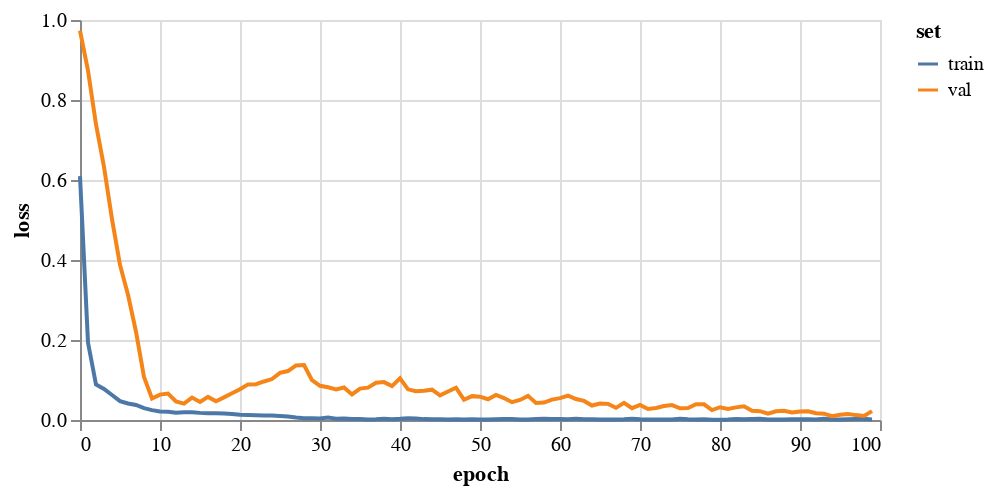

Notebook code for this chart:
### Markdown cell above
## 3. Train a GCN

### Code cell
gcn = FeaStNet()
# history = gcn.trainModel(trainData, valData, 
#                          epochs=100,
#                          saveDir='results/gcn02Tower/')

history = gcn.trainModel(trainData, trainData, 
                         epochs=100,
                         saveDir='results/gcn02TowerTEST/')

plotHistory(history)

### Figure 1 — Vega-Lite specification as saved in the notebook (floating-point values rounded to 4 significant figures)
{"config": {"view": {"continuousWidth": 400, "continuousHeight": 300}}, "data": {"name": "data-34fb581371bea11ad8b3f6b8e8734486"}, "mark": "line", "encoding": {"color": {"type": "nominal", "field": "set"}, "tooltip": [{"type": "quantitative", "field": "epoch"}, {"type": "quantitative", "field": "value"}], "x": {"type": "quantitative", "field": "epoch"}, "y": {"type": "quantitative", "axis": {"title": "loss"}, "field": "value"}}, "height": 200, "transform": [{"fold": ["train", "val"], "as": ["set", "value"]}], "width": 400, "$schema": "https://vega.github.io/schema/vega-lite/v4.8.1.json", "datasets": {"data-34fb581371bea11ad8b3f6b8e8734486": [{"train": 0.6097, "val": 0.9733, "epoch": 0}, {"train": 0.1936, "val": 0.8735, "epoch": 1}, {"train": 0.0887, "val": 0.7388, "epoch": 2}, {"train": 0.07756, "val": 0.6327, "epoch": 3}, {"train": 0.06254, "val": 0.5021, "epoch": 4}, {"train": 0.04723, "val": 0.3877, "epoch": 5}, {"train": 0.04133, "val": 0.3129, "epoch": 6}, {"train": 0.03747, "val": 0.2206, "epoch": 7}, {"train": 0.02953, "val": 0.1073, "epoch": 8}, {"train": 0.02474, "val": 0.05368, "epoch": 9}, {"train": 0.02111, "val": 0.06346, "epoch": 10}, {"train": 0.02058, "val": 0.06607, "epoch": 11}, {"train": 0.01794, "val": 0.04635, "epoch": 12}, {"train": 0.01922, "val": 0.04096, "epoch": 13}, {"train": 0.01924, "val": 0.05616, "epoch": 14}, {"train": 0.01781, "val": 0.04496, "epoch": 15}, {"train": 0.01686, "val": 0.05773, "epoch": 16}, {"train": 0.01712, "val": 0.04676, "epoch": 17}, {"train": 0.01622, "val": 0.05662, "epoch": 18}, {"train": 0.01501, "val": 0.06678, "epoch": 19}, {"train": 0.01294, "val": 0.077, "epoch": 20}, {"train": 0.01222, "val": 0.089, "epoch": 21}, {"train": 0.01192, "val": 0.08948, "epoch": 22}, {"train": 0.01137, "val": 0.09632, "epoch": 23}, {"train": 0.01122, "val": 0.1024, "epoch": 24}, {"train": 0.0102, "val": 0.1177, "epoch": 25}, {"train": 0.008716, "val": 0.1224, "epoch": 26}, {"train": 0.006016, "val": 0.1365, "epoch": 27}, {"train": 0.004416, "val": 0.1374, "epoch": 28}, {"train": 0.004198, "val": 0.09966, "epoch": 29}, {"train": 0.003989, "val": 0.08555, "epoch": 30}, {"train": 0.006415, "val": 0.08192, "epoch": 31}, {"train": 0.003354, "val": 0.07667, "epoch": 32}, {"train": 0.003837, "val": 0.08134, "epoch": 33}, {"train": 0.002447, "val": 0.06388, "epoch": 34}, {"train": 0.002273, "val": 0.07852, "epoch": 35}, {"train": 0.001502, "val": 0.08092, "epoch": 36}, {"train": 0.001707, "val": 0.09319, "epoch": 37}, {"train": 0.003214, "val": 0.09468, "epoch": 38}, {"train": 0.002081, "val": 0.08472, "epoch": 39}, {"train": 0.003119, "val": 0.1042, "epoch": 40}, {"train": 0.004627, "val": 0.07667, "epoch": 41}, {"train": 0.003852, "val": 0.07191, "epoch": 42}, {"train": 0.002199, "val": 0.07303, "epoch": 43}, {"train": 0.001843, "val": 0.07585, "epoch": 44}, {"train": 0.001803, "val": 0.06166, "epoch": 45}, {"train": 0.001518, "val": 0.07115, "epoch": 46}, {"train": 0.001854, "val": 0.08066, "epoch": 47}, {"train": 0.001365, "val": 0.0507, "epoch": 48}, {"train": 0.001768, "val": 0.05963, "epoch": 49}, {"train": 0.001305, "val": 0.05832, "epoch": 50}, {"train": 0.001021, "val": 0.05183, "epoch": 51}, {"train": 0.001626, "val": 0.06264, "epoch": 52}, {"train": 0.002197, "val": 0.05492, "epoch": 53}, {"train": 0.002281, "val": 0.04443, "epoch": 54}, {"train": 0.001415, "val": 0.05001, "epoch": 55}, {"train": 0.001551, "val": 0.0603, "epoch": 56}, {"train": 0.002446, "val": 0.04251, "epoch": 57}, {"train": 0.003049, "val": 0.04354, "epoch": 58}, {"train": 0.002306, "val": 0.05103, "epoch": 59}, {"train": 0.002708, "val": 0.05471, "epoch": 60}, {"train": 0.001958, "val": 0.06112, "epoch": 61}, {"train": 0.003242, "val": 0.05238, "epoch": 62}, {"train": 0.001925, "val": 0.04773, "epoch": 63}, {"train": 0.001937, "val": 0.03627, "epoch": 64}, {"train": 0.001015, "val": 0.0414, "epoch": 65}, {"train": 0.001529, "val": 0.04031, "epoch": 66}, {"train": 0.001391, "val": 0.03042, "epoch": 67}, {"train": 0.001601, "val": 0.04286, "epoch": 68}, {"train": 0.003123, "val": 0.02953, "epoch": 69}, {"train": 0.001609, "val": 0.03768, "epoch": 70}, {"train": 0.00103, "val": 0.02769, "epoch": 71}, {"train": 0.001171, "val": 0.03018, "epoch": 72}, {"train": 0.0009653, "val": 0.0348, "epoch": 73}, {"train": 0.001173, "val": 0.03733, "epoch": 74}, {"train": 0.00317, "val": 0.02916, "epoch": 75}, {"train": 0.001766, "val": 0.03003, "epoch": 76}, {"train": 0.001186, "val": 0.03958, "epoch": 77}, {"train": 0.001773, "val": 0.03932, "epoch": 78}, {"train": 0.0008727, "val": 0.02486, "epoch": 79}, {"train": 0.0005748, "val": 0.03198, "epoch": 80}, {"train": 0.001057, "val": 0.02764, "epoch": 81}, {"train": 0.002528, "val": 0.03154, "epoch": 82}, {"train": 0.002005, "val": 0.0343, "epoch": 83}, {"train": 0.002503, "val": 0.02328, "epoch": 84}, {"train": 0.003053, "val": 0.022, "epoch": 85}, {"train": 0.001238, "val": 0.01586, "epoch": 86}, {"train": 0.001377, "val": 0.02167, "epoch": 87}, {"train": 0.001463, "val": 0.02318, "epoch": 88}, {"train": 0.002021, "val": 0.01891, "epoch": 89}, {"train": 0.001872, "val": 0.0211, "epoch": 90}, {"train": 0.00159, "val": 0.02201, "epoch": 91}, {"train": 0.001432, "val": 0.01683, "epoch": 92}, {"train": 0.002887, "val": 0.01578, "epoch": 93}, {"train": 0.001422, "val": 0.00938, "epoch": 94}, {"train": 0.001533, "val": 0.01295, "epoch": 95}, {"train": 0.001953, "val": 0.0149, "epoch": 96}, {"train": 0.002716, "val": 0.01222, "epoch": 97}, {"train": 0.002899, "val": 0.01013, "epoch": 98}, {"train": 0.001237, "val": 0.0222, "epoch": 99}]}}
